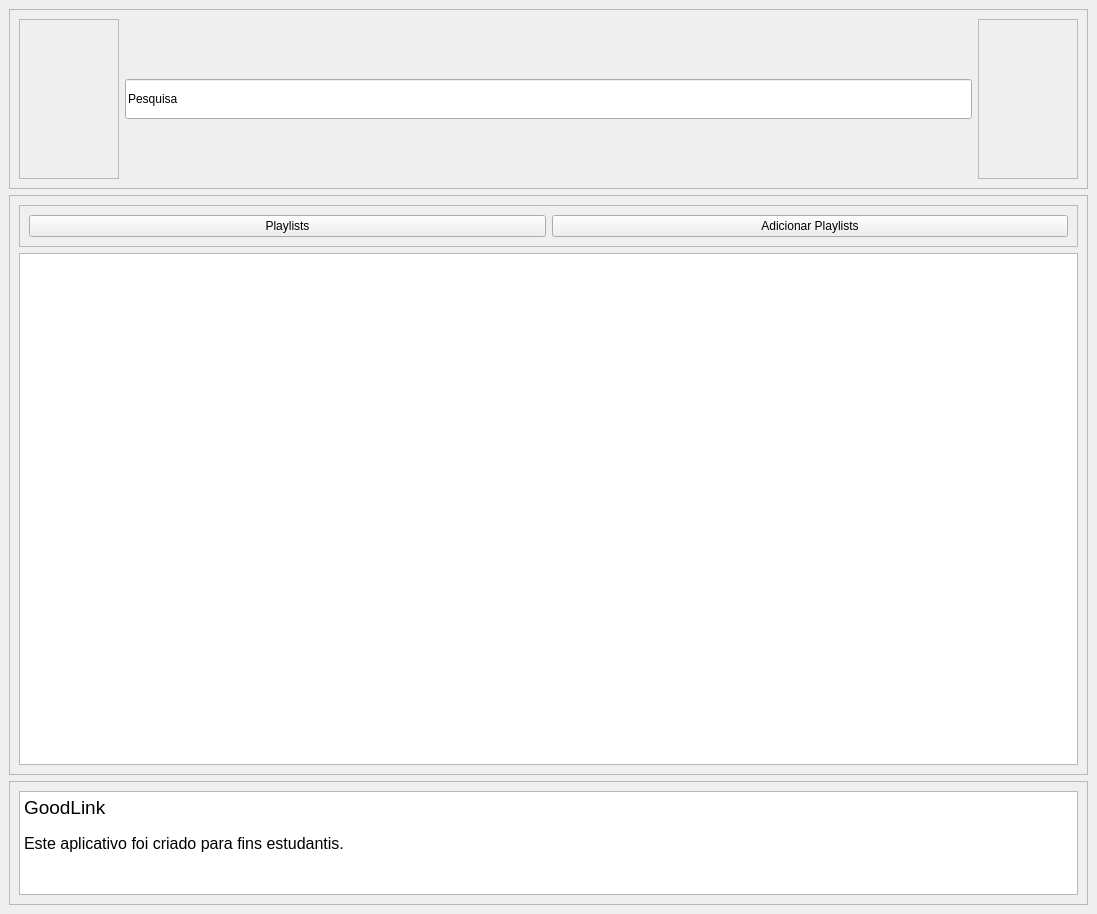
<?xml version="1.0" encoding="UTF-8"?>
<ui version="4.0">
 <class>MainWindow</class>
 <widget class="QMainWindow" name="MainWindow">
  <property name="geometry">
   <rect>
    <x>0</x>
    <y>0</y>
    <width>1097</width>
    <height>914</height>
   </rect>
  </property>
  <property name="windowTitle">
   <string>MainWindow</string>
  </property>
  <widget class="QWidget" name="centralwidget">
   <layout class="QVBoxLayout" name="verticalLayout">
    <item>
     <widget class="QFrame" name="TopWindow">
      <property name="enabled">
       <bool>true</bool>
      </property>
      <property name="minimumSize">
       <size>
        <width>180</width>
        <height>180</height>
       </size>
      </property>
      <property name="frameShape">
       <enum>QFrame::StyledPanel</enum>
      </property>
      <property name="frameShadow">
       <enum>QFrame::Raised</enum>
      </property>
      <layout class="QHBoxLayout" name="horizontalLayout_3">
       <item>
        <widget class="QFrame" name="transparentSearchLeft">
         <property name="minimumSize">
          <size>
           <width>100</width>
           <height>0</height>
          </size>
         </property>
         <property name="frameShape">
          <enum>QFrame::StyledPanel</enum>
         </property>
         <property name="frameShadow">
          <enum>QFrame::Raised</enum>
         </property>
        </widget>
       </item>
       <item>
        <widget class="QLineEdit" name="SearchBar">
         <property name="minimumSize">
          <size>
           <width>0</width>
           <height>40</height>
          </size>
         </property>
         <property name="text">
          <string>Pesquisa</string>
         </property>
        </widget>
       </item>
       <item>
        <widget class="QFrame" name="transparentSearchRight">
         <property name="minimumSize">
          <size>
           <width>100</width>
           <height>0</height>
          </size>
         </property>
         <property name="frameShape">
          <enum>QFrame::StyledPanel</enum>
         </property>
         <property name="frameShadow">
          <enum>QFrame::Raised</enum>
         </property>
        </widget>
       </item>
      </layout>
     </widget>
    </item>
    <item>
     <widget class="QFrame" name="CenterWindow">
      <property name="minimumSize">
       <size>
        <width>580</width>
        <height>580</height>
       </size>
      </property>
      <property name="frameShape">
       <enum>QFrame::StyledPanel</enum>
      </property>
      <property name="frameShadow">
       <enum>QFrame::Raised</enum>
      </property>
      <layout class="QVBoxLayout" name="verticalLayout_2">
       <item>
        <widget class="QFrame" name="TitleWindow">
         <property name="frameShape">
          <enum>QFrame::StyledPanel</enum>
         </property>
         <property name="frameShadow">
          <enum>QFrame::Raised</enum>
         </property>
         <layout class="QHBoxLayout" name="horizontalLayout">
          <item>
           <widget class="QPushButton" name="LeftButton">
            <property name="minimumSize">
             <size>
              <width>0</width>
              <height>20</height>
             </size>
            </property>
            <property name="text">
             <string>Playlists</string>
            </property>
           </widget>
          </item>
          <item>
           <widget class="QPushButton" name="RightButton">
            <property name="minimumSize">
             <size>
              <width>0</width>
              <height>20</height>
             </size>
            </property>
            <property name="text">
             <string>Adicionar Playlists</string>
            </property>
           </widget>
          </item>
         </layout>
        </widget>
       </item>
       <item>
        <widget class="QListView" name="PlaylistsView"/>
       </item>
      </layout>
     </widget>
    </item>
    <item>
     <widget class="QFrame" name="BottomWindow">
      <property name="minimumSize">
       <size>
        <width>80</width>
        <height>80</height>
       </size>
      </property>
      <property name="frameShape">
       <enum>QFrame::StyledPanel</enum>
      </property>
      <property name="frameShadow">
       <enum>QFrame::Raised</enum>
      </property>
      <layout class="QHBoxLayout" name="horizontalLayout_2">
       <item>
        <widget class="QTextEdit" name="Footer">
         <property name="html">
          <string>&lt;!DOCTYPE HTML PUBLIC &quot;-//W3C//DTD HTML 4.0//EN&quot; &quot;http://www.w3.org/TR/REC-html40/strict.dtd&quot;&gt;
&lt;html&gt;&lt;head&gt;&lt;meta name=&quot;qrichtext&quot; content=&quot;1&quot; /&gt;&lt;style type=&quot;text/css&quot;&gt;
p, li { white-space: pre-wrap; }
&lt;/style&gt;&lt;/head&gt;&lt;body style=&quot; font-family:'Ubuntu'; font-size:10pt; font-weight:400; font-style:normal;&quot;&gt;
&lt;p style=&quot; margin-top:0px; margin-bottom:0px; margin-left:0px; margin-right:0px; -qt-block-indent:0; text-indent:0px;&quot;&gt;&lt;span style=&quot; font-size:14pt;&quot;&gt;GoodLink&lt;/span&gt;&lt;/p&gt;
&lt;p style=&quot;-qt-paragraph-type:empty; margin-top:0px; margin-bottom:0px; margin-left:0px; margin-right:0px; -qt-block-indent:0; text-indent:0px;&quot;&gt;&lt;br /&gt;&lt;/p&gt;
&lt;p style=&quot; margin-top:0px; margin-bottom:0px; margin-left:0px; margin-right:0px; -qt-block-indent:0; text-indent:0px;&quot;&gt;&lt;span style=&quot; font-size:12pt;&quot;&gt;Este aplicativo foi criado para fins estudantis.&lt;/span&gt;&lt;/p&gt;&lt;/body&gt;&lt;/html&gt;</string>
         </property>
        </widget>
       </item>
      </layout>
     </widget>
    </item>
   </layout>
  </widget>
 </widget>
 <resources/>
 <connections/>
</ui>
